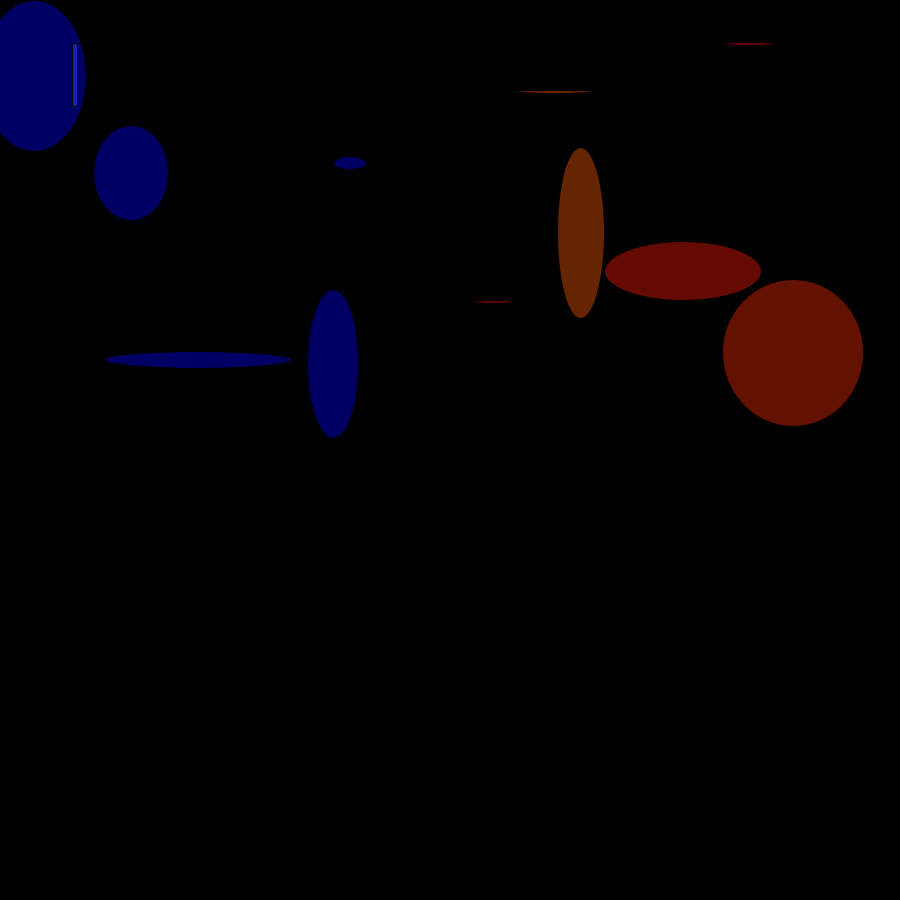
Frame 1 (no input)
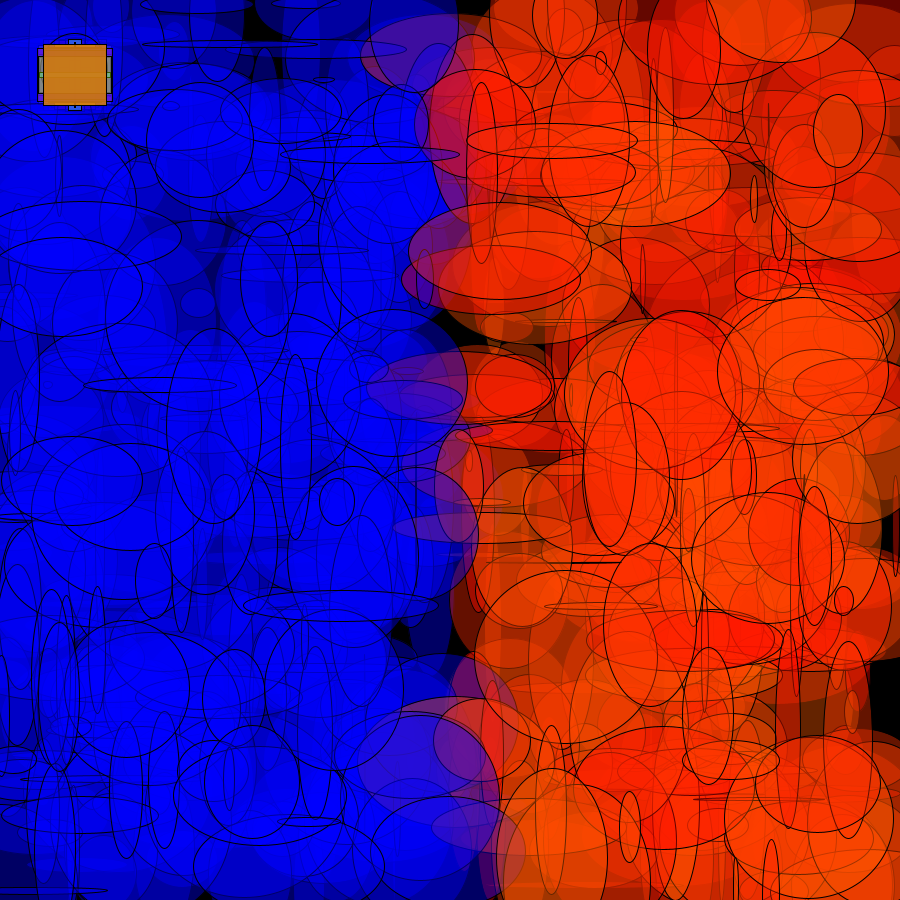
Frame 60 (the mouse pressed at the canvas centre just before this capture)
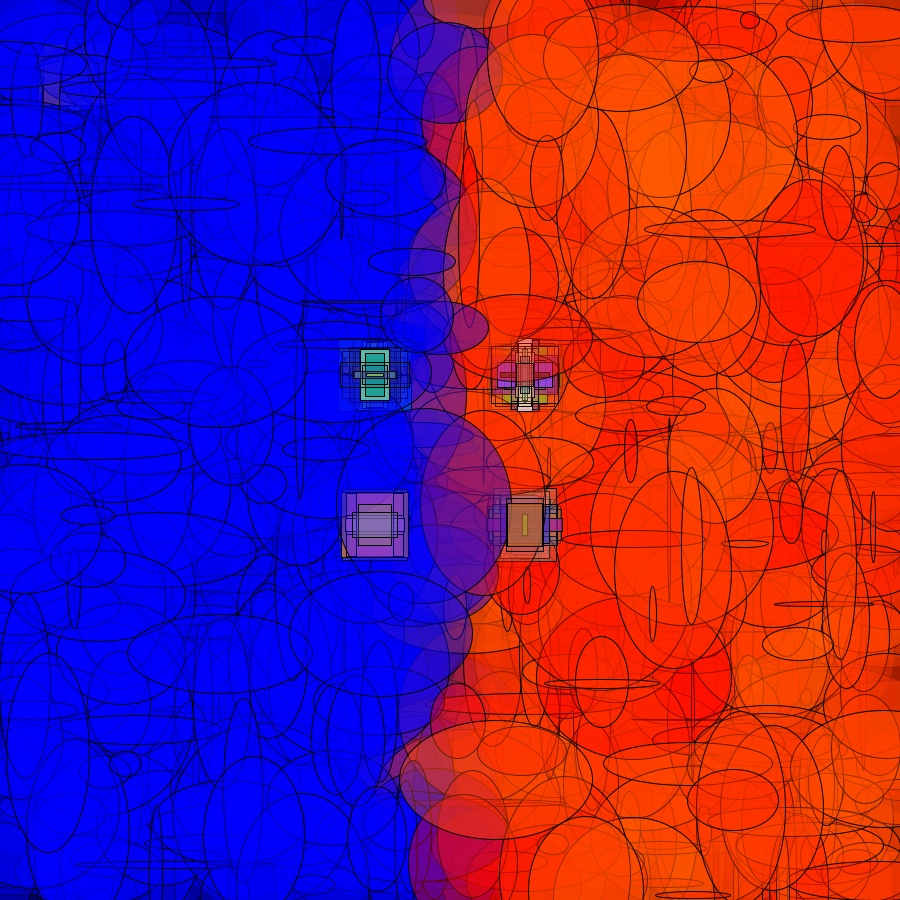
Frame 120 (the mouse held since frame 60 and released just before this capture)

The Processing sketch that drew these frames (run headless with seeded random() and noise(); from frame 60 on, the mouse is pressed at the canvas centre):

// Processing sketch: processing_125806
// ── processing_125806.pde

int x;
int y;
int i;
int bar;
void setup()
{
  rectMode(CENTER);
  x=500;
  y=500;
  size(900,900);
  fill(0);
  rect(450,450,900,900);

}
void mouseClicked()
{
   bar = 0;
   while (mouseButton == RIGHT) {
     bar = bar + 1;
   }
   while (mouseButton == LEFT) {
     bar = bar - 1;
   }
}
void draw()
{
  for (int i = 0; i <10; i = i + 1) {
    x = int(random(900));
    y = int(random(900));
    if (x > (450 + bar)) {
      fill(255,random(100),0,100);
      ellipse(x,y,random(200),random(200));
    }
  }
  for (int i = 0; i <10; i = i + 1) {
    x = int(random(900));
    y = int(random(900));
    if (x < (450 + bar)) {
      fill(0,0,255,100);
      ellipse(x,y,random(200),random(200));
    }
  }
  fill(random(255),random(255),random(255),random(255));
  rect(mouseX + 75,mouseY + 75,random(75),random(75));
  fill(random(255),random(255),random(255),random(255));
  rect(mouseX + 75,mouseY - 75,random(75),random(75));
  fill(random(255),random(255),random(255),random(255));
  rect(mouseX - 75,mouseY - 75,random(75),random(75));
  fill(random(255),random(255),random(255),random(255));
  rect(mouseX - 75,mouseY + 75,random(75),random(75));
}
